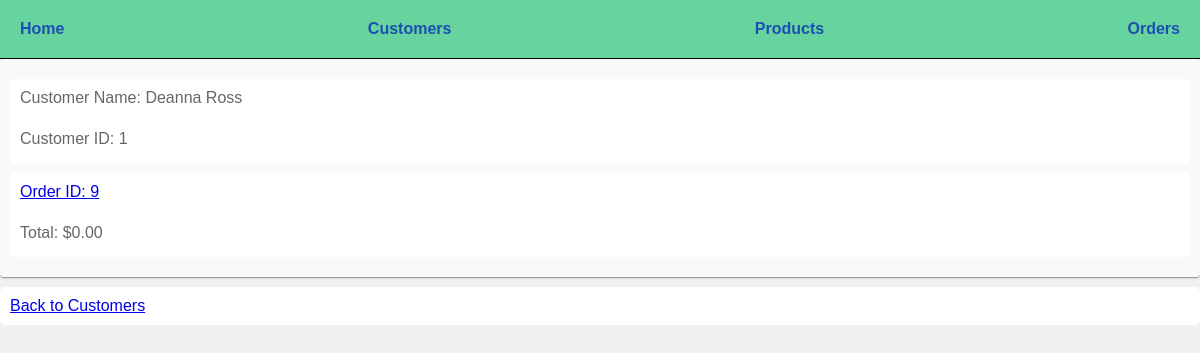
Page /customers/1 on the earlier database version.
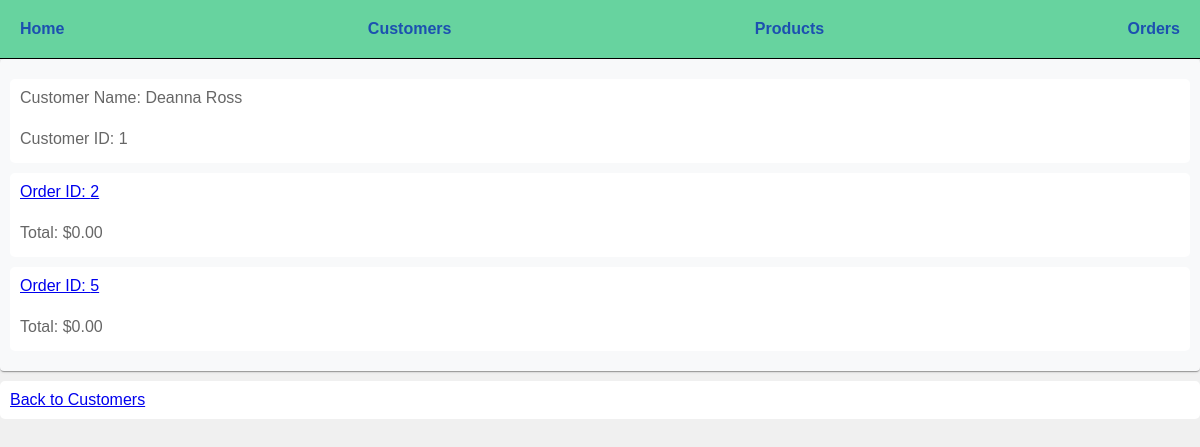
Same page on the later database version.
### models.py (models this page shows, shortened)
class Order(db.Model):
    id = mapped_column(Integer, nullable=False, primary_key=True)
    customer_id = mapped_column(Integer, ForeignKey(Customer.id), nullable=False)
    customer = relationship("Customer", back_populates="orders")#looks up related enttiy without having to do joins (adds customer_id to the Order table)
    total = mapped_column(Numeric(10,2), nullable=True) #nullable until order is processed by the store
    items = relationship("ProductOrder", back_populates="order", cascade='all, delete-orphan')
    created = mapped_column(DateTime, nullable=False, default=func.now())
    processed = mapped_column(DateTime, nullable=True, default=None)

### app.py (the view)
@app.route("/customers/<int:customer_id>")
def customer_detail(customer_id):
    customer = db.get_or_404(Customer, customer_id) #does the same thing as line above, but also returns the 404 error if not found
    return render_template("customer_detail.html", customer=customer)

### templates/customer_detail.html
{% extends "base.html" %}
{% block content %}
<div>
    <p>
        <span>Customer Name: {{ customer.name }}</span><br>
        <span>Customer ID: {{ customer.id }}</span>
    </p>
    {% for order in customer.orders %}
    <p>
        <a href="{{ url_for('order_detail', order_id=order.id) }}"><span>Order ID: {{ order.id }}</span></a><br>
    {% if order.total %}
    <span>Total: ${{ order.total }}</span>
    {% else %}
    <span>Total: $0.00</span>
    {% endif %}
    </p>
    {% endfor %}
</div>
<p><a href="{{ url_for('customers') }}">Back to Customers</a></p>
{% endblock %}

Differences in the rows shown:
no longer on this page (row edited): Order: id "9", shows "Total: $0.00"
now on this page (row edited): Order: id "2", shows "Total: $0.00"
added Order: id "5", shows "Total: $0.00"
